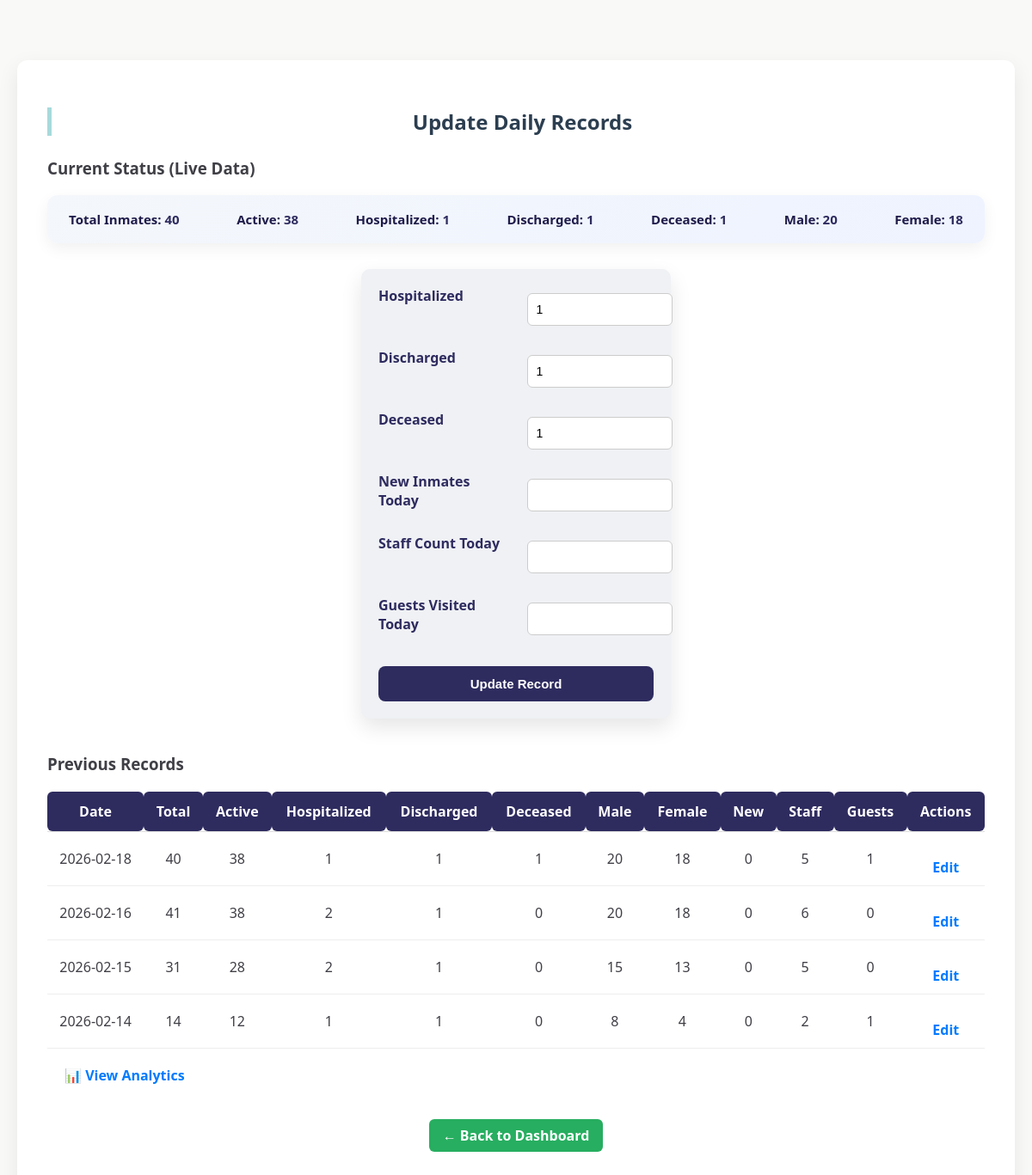
Page /admin/update (signed in) on the earlier database version.
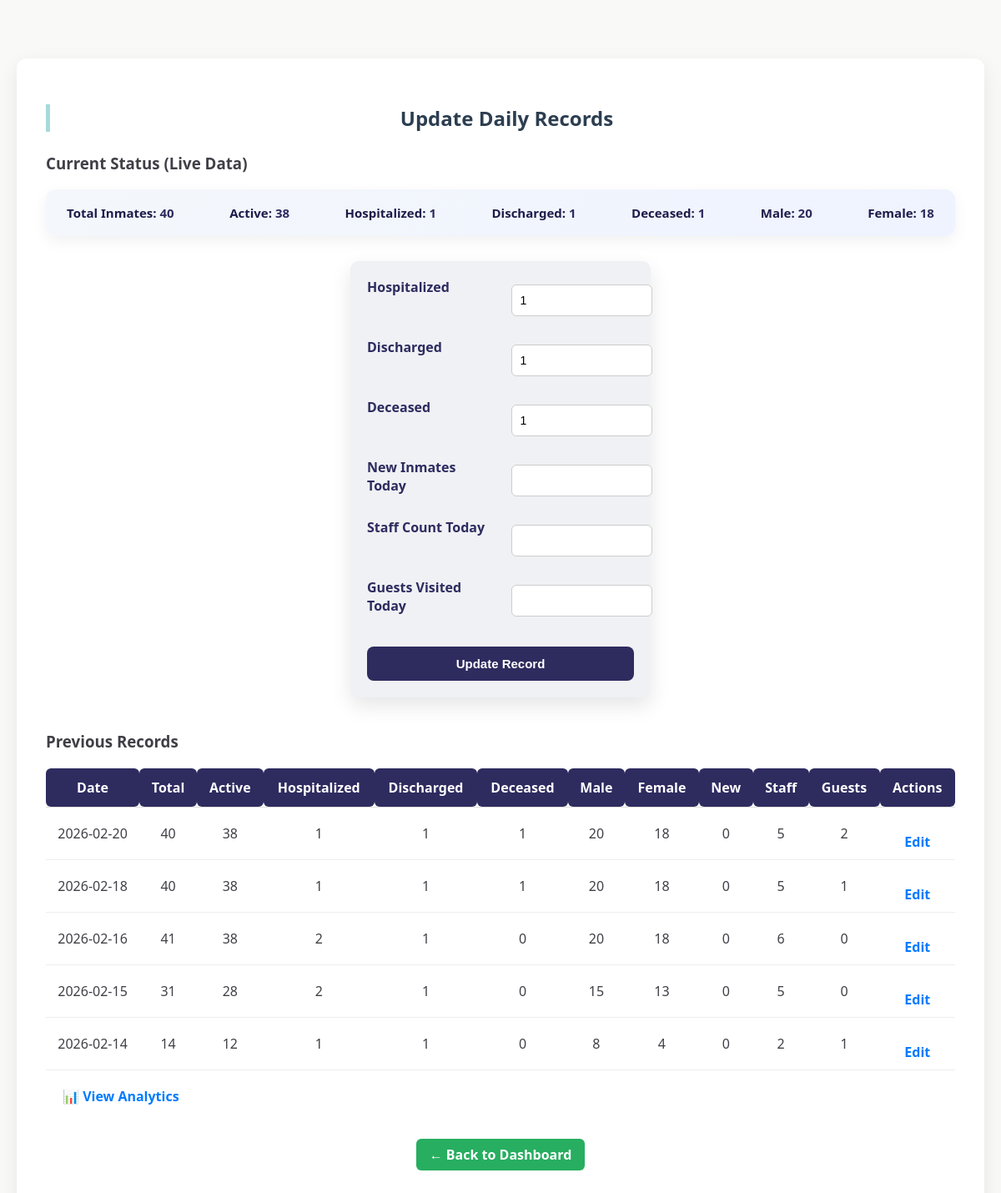
Same page on the later database version.
### tables this page shows
CREATE TABLE daily_records (
        id INTEGER PRIMARY KEY AUTOINCREMENT,
        date TEXT UNIQUE,  -- Added UNIQUE here to support REPLACE logic
        total_inmates INTEGER,
        active_inmates INTEGER,  -- Ensure this is added
        hospitalized INTEGER,
        discharged INTEGER,
        male_inmates INTEGER,
        female_inmates INTEGER,
        new_inmates INTEGER,
        staff_count INTEGER,
        guests_arrived INTEGER
    , deceased INTEGER DEFAULT 0);

### app.py (the view, shortened to what this page needs)
@app.route('/admin/update', methods=['GET', 'POST'])
def admin_update():
    if 'admin' not in session:
        return redirect('/login')
    db = get_db()
    db.row_factory = sqlite3.Row
    cur = db.cursor()
    cur.execute("SELECT COUNT(*) FROM inmates WHERE status != 'Deceased'")
    total = cur.fetchone()[0]
    cur.execute("SELECT COUNT(*) FROM inmates WHERE status='Hospitalized'")
    hospitalized = cur.fetchone()[0]
    cur.execute("SELECT COUNT(*) FROM inmates WHERE status='Discharged'")
    discharged = cur.fetchone()[0]
    cur.execute("SELECT COUNT(*) FROM inmates WHERE status='Deceased'")
    deceased = cur.fetchone()[0]
    active = total - hospitalized - discharged
    cur.execute("SELECT COUNT(*) FROM inmates WHERE gender='Male' AND status='Active'")
    male = cur.fetchone()[0]
    cur.execute("SELECT COUNT(*) FROM inmates WHERE gender='Female' AND status='Active'")
    female = cur.fetchone()[0]
    cur.execute("SELECT * FROM daily_records ORDER BY date DESC LIMIT 7")
    records = [dict(row) for row in cur.fetchall()]
    db.close()
    return render_template(
        'admin_update.html',
        records=records,
        total=total,
        active=active,
        male=male,
        female=female,
        hospitalized=hospitalized,
        discharged=discharged,
        deceased=deceased
    )

### app.py (called while the page is built)
def get_db():
    conn = sqlite3.connect(DB)
    conn.row_factory = sqlite3.Row
    return conn

### templates/admin_update.html (shortened to what this page needs)
<!DOCTYPE html>
<html lang="en">
<head>
    <link rel="stylesheet" href="{{ url_for('static', filename='style.css') }}">
</head>
<body>
<div class="update-container">
    <h2>Update Daily Records</h2>
    <h3>Current Status (Live Data)</h3>
    <div class="summary-box">
        <p><strong>Total Inmates:</strong> {{ total }}</p>
        <p><strong>Active:</strong> {{ active }}</p>
        <p><strong>Hospitalized:</strong> {{ hospitalized }}</p>
        <p><strong>Discharged:</strong> {{ discharged }}</p>
        <p><strong>Deceased:</strong> {{ deceased }}</p>
        <p><strong>Male:</strong> {{ male }}</p>
        <p><strong>Female:</strong> {{ female }}</p>
    </div>
    <form method="POST" action="/admin/update">
        <label>Hospitalized</label>
        <input type="number" name="hospitalized" value="{{ hospitalized }}" required>
        <label>Discharged</label>
        <input type="number" name="discharged" value="{{ discharged }}" required>
        <label>Deceased</label>
        <input type="number" name="deceased" value="{{ deceased }}" required>
        <label>New Inmates Today</label>
        <input type="number" name="new_inmates" required>
        <label>Staff Count Today</label>
        <input type="number" name="staff_count" required>
        <label>Guests Visited Today</label>
        <input type="number" name="guests_visited" required>
        <button type="submit" class="btn-primary">Update Record</button>
    </form>
    <h3 style="margin-top:40px;">Previous Records</h3>
    <table class="records-table">
        <thead>
            <tr>
                <th>Date</th>
                <th>Total</th>
                <th>Active</th>
                <th>Hospitalized</th>
                <th>Discharged</th>
                <th>Deceased</th>
                <th>Male</th>
                <th>Female</th>
                <th>New</th>
                <th>Staff</th>
                <th>Guests</th>
                <th>Actions</th>
            </tr>
        </thead>
        <tbody>
        {% for r in records %}
            <tr>
                <td>{{ r.date }}</td>
                <td>{{ r.total_inmates }}</td>
                <td>{{ r.active_inmates }}</td>
                <td>{{ r.hospitalized }}</td>
                <td>{{ r.discharged }}</td>
                <td>{{ r.deceased }}</td>
                <td>{{ r.male_inmates }}</td>
                <td>{{ r.female_inmates }}</td>
                <td>{{ r.new_inmates }}</td>
                <td>{{ r.staff_count }}</td>
                <td>{{ r.guests_arrived }}</td>
                <td>
                    <a href="/admin/edit/{{ r.id }}" class="btn-edit">Edit</a>
                </td>
            </tr>
        {% endfor %}
        </tbody>
    </table>
    <div style="margin-left:20px;">
        <a href="/admin/analytics" class="btn-analysis">
            📊 View Analytics
        </a>
    </div>
    <div class="admin-actions">
        <a href="/admin" class="back-btn">← Back to Dashboard</a>
    </div>
</div>
</body>
</html>

Differences in the rows shown:
added daily_records: date "2026-02-20", total_inmates "40", active_inmates "38", hospitalized "1", discharged "1", deceased "1", male_inmates "20", female_inmates "18", new_inmates "0", staff_count "5", guests_arrived "2"
